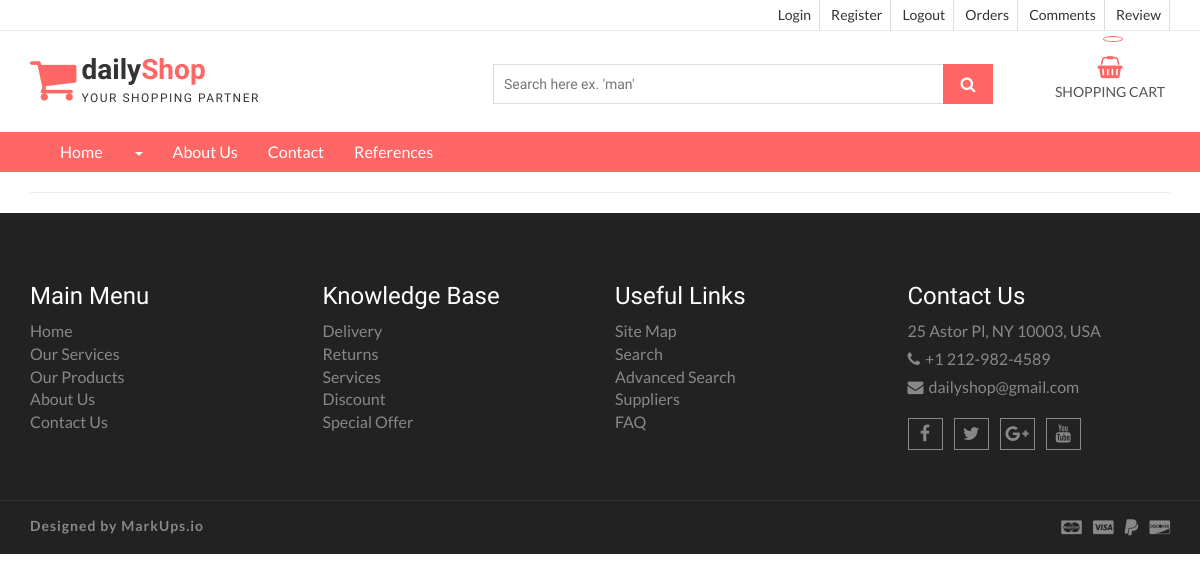
Page /faq/ on the earlier database version.
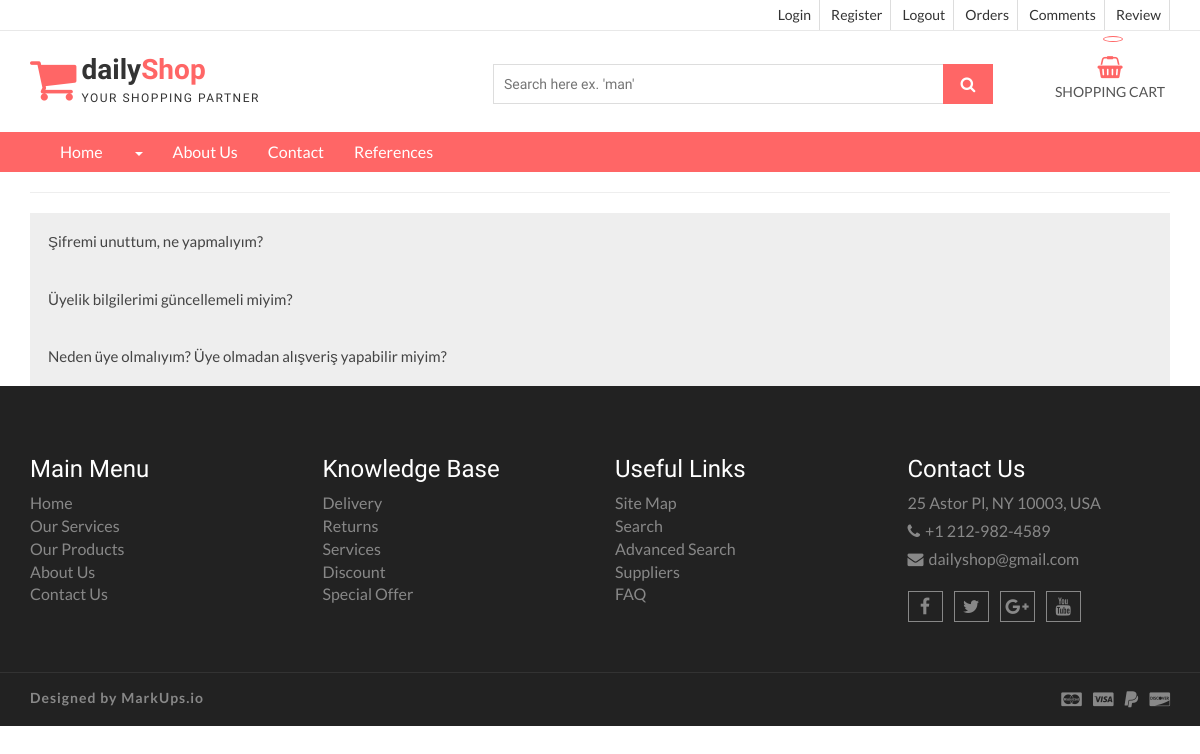
Same page on the later database version.
### home/models.py (models this page shows, shortened)
class FAQ(models.Model):
    STATUS = (
        ('True', 'True'),
        ('False', 'False'),
    )
    ordernumber = models.IntegerField()
    question = models.CharField(max_length=150,blank=True)
    answer = models.TextField()
    status = models.CharField(max_length=10,choices=STATUS)
    create_at = models.DateTimeField(auto_now_add=True)
    update_at = models.DateTimeField(auto_now=True)

### home/views.py (the view)
# urls.py: path('faq/',views.faq,name="faq"),
def faq(request):
    category = Category.objects.all()
    faq = FAQ.objects.all().order_by('ordernumber')
    context = {'category':category,'faq':faq}
    return render(request,'faq.html',context)

### home/templates/faq.html (shortened to what this page needs)
{% extends 'homebase.html' %}
{% block navbar %}
    {% include 'navbar.html' %}
{% endblock %}
{% block content %}
    <section id="aa-error">
        <div class="container">
            <div class="row">
                <div class="col-md-12">
                    <hr>
                    {% for rs in faq %}
                        <button class="accordion">{{ rs.question }}</button>
                    {% endfor %}
                </div>
            </div>
        </div>
    </section>
{% endblock %}

Differences in the rows shown:
added FAQ: question "Şifremi unuttum, ne yapmalıyım?"
added FAQ: question "Üyelik bilgilerimi güncellemeli miyim?"
added FAQ: question "Neden üye olmalıyım? Üye olmadan alışveriş yapabilir miyim?"
